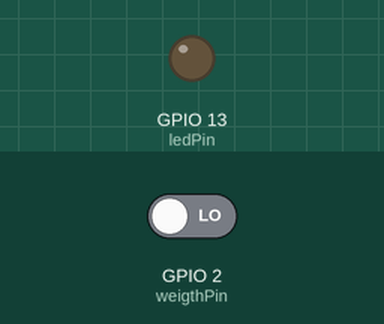
A sketch run on a simulated ESP8266 (NodeMCU). Shown: output pins drawn as LEDs (lit = HIGH). The inputs (shaded band) are chosen by the test bench; at power-on: GPIO 2 (weigthPin) LOW. WiFi joins after 1.5 s; servers stay silent unless stated; what the sketch prints to the serial monitor is not drawn.

Above: at 2.7 s.
2.8 s: GPIO 2 (weigthPin) driven HIGH
At 3.2 s:
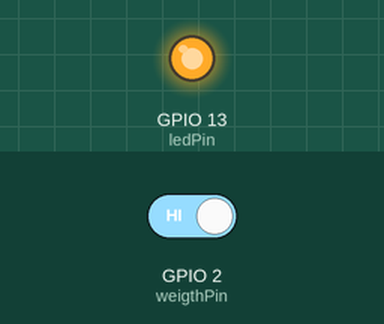
7.3 s: GPIO 2 (weigthPin) driven LOW
At 7.7 s:
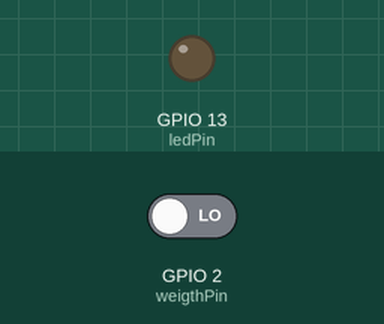
Timing chart, 0 to 10.3 s (numbered marks = the images above; inputs shaded):
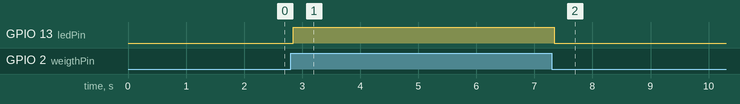

The sketch:

Stuhl2.ino
```cpp
#include <ESP8266WiFi.h>
#include <ESP8266HTTPClient.h>
#include <SPI.h>
#include <RFID.h>

const char* ssid = "moxd-lab";
const char* password = "gf3heTS11c";
const char* serverIP = "192.168.2.166";
const char* stuhlID="1";
// constants won't change. They're used here to set pin numbers:
const int weigthPin = 2;     // the number of the pushbutton pin
const int ledPin =  13;      // the number of the LED pin
#define SS_PIN 4  //D2
#define RST_PIN 5 //D1

RFID rfid(SS_PIN, RST_PIN);

// variables will change:
int buttonState = 0;         // variable for reading the pushbutton status
bool sittingState = false;

void setup() {
  Serial.begin(115200);
  delay(10);
  Serial.println("Serial Open");
  Serial.println("Try to Connect to:");
  Serial.println(ssid);
  Serial.println(password);
  WiFi.begin(ssid, password);
  Serial.print("Connecting.");
  while (WiFi.status() != WL_CONNECTED) {
    delay(500);
    Serial.print(".");
  }
  Serial.println();
  // initialize the LED pin as an output:
  pinMode(ledPin, OUTPUT);
  // initialize the pushbutton pin as an input:
  pinMode(weigthPin, INPUT);

  SPI.begin();  // Init SPI bus
  rfid.init();
}


void sendSittingState() {
  if (WiFi.status() == WL_CONNECTED) { //Check WiFi connection status
     Serial.println("tryToSend: SittingState");
    HTTPClient http;  //Declare an object of class HTTPClient
    //http.begin("http://jsonplaceholder.typicode.com/users/1");
    String sState;
    if(sittingState) {
      sState = "0";
    }else{
      sState = "1";
    }
    http.begin("http://"+(String)serverIP+"/sitState/"+(String)stuhlID+"/"+sState);
    int httpCode = http.GET();//Send the request

    if (httpCode > 0) { //Check the returning code
      String payload = http.getString();   //Get the request response payload
      Serial.println(payload);                     //Print the response payload
    }
    http.end();   //Close connection
  }else{
    Serial.println("noConnection");
  }
}

void sendRFIDState(String tagID) {
  if (WiFi.status() == WL_CONNECTED) { //Check WiFi connection status
    Serial.println("tryToSend: tagID");
    HTTPClient http;  //Declare an object of class HTTPClient
    String sState;
    if(sittingState) {
      sState = "0";
    }else{
      sState = "1";
    }
    String sendingString = "http://"+(String)serverIP+"/rfidState/"+(String)stuhlID+"/"+(String)tagID;
    Serial.println(sendingString);
    http.begin(sendingString);
    int httpCode = http.GET();//Send the request

    if (httpCode > 0) { //Check the returning code
      String payload = http.getString();   //Get the request response payload
      Serial.println(payload);                     //Print the response payload
    }
    http.end();   //Close connection
  }else{
    Serial.println("noConnection");
  }
}

String getRFID(){
   String serial = "";
   int serNum0;
  int serNum1;
  int serNum2;
  int serNum3;
  int serNum4;
  //Serial.print("try To read rfid");
  if (rfid.isCard())
    {
        if (rfid.readCardSerial())
        {
                // einlesen der serial-frames
                serNum0 = rfid.serNum[0];
                serNum1 = rfid.serNum[1];
                serNum2 = rfid.serNum[2];
                serNum3 = rfid.serNum[3];
                serNum4 = rfid.serNum[4];

                serial = String(serNum0, HEX) + String(serNum1, HEX) + String(serNum2, HEX) + String(serNum3, HEX) + String(serNum4, HEX);
                serial.toUpperCase();

                Serial.print("NFC-Serial: ");
                Serial.print(serial);
                Serial.println();

                Serial.println();
                delay(2000);
          }
    }

    rfid.halt();
    return serial;
}


void loop() {

  // read the state of the pushbutton value:
  bool stoolState = digitalRead(weigthPin);

  String tagID = getRFID();
  if(tagID !=""){
    sendRFIDState(tagID);
  }

  // check if the pushbutton is pressed. If it is, the buttonState is HIGH:
  if (sittingState != stoolState) {
    sittingState = stoolState;
    digitalWrite(ledPin, sittingState);
    if(sittingState){
      Serial.println("SittingStae: 1");
    }else{
      Serial.println("SittingStae: 0");
    }
    sendSittingState();
  }
}
```

Measured:
- after the input at 2.8 s, GPIO 13 (ledPin): LOW → HIGH at once
- after the input at 7.3 s, GPIO 13 (ledPin): HIGH → LOW at once
